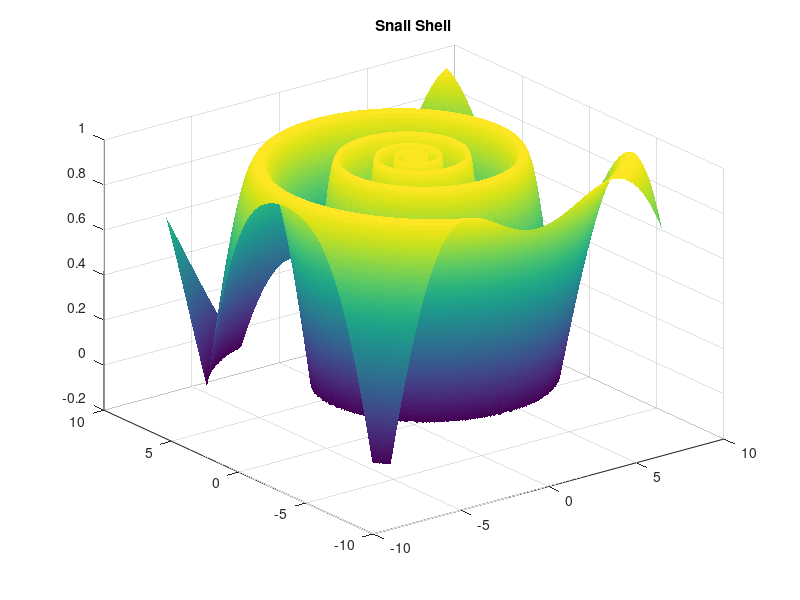

The MATLAB script that drew this image:
% Creates a "snail shell" like surface
% The surface is invariant to scale and rotation
% f(2^(dr/2/pi)*R(dTheta)X + 0) = f(X) for all dr > 0, dTheta > 0
% Where R(dTheta) is the rotation matrix rotating by angle dTheta
% Ie the resulting plot stays the same as it rotates and shrinks like a snail shell

close all; % close all windows for plotting
[X, Y] = meshgrid(-8:.025:8, -8:.025:8); % make a 2D domain [-8,8]x[-8,8]
R = sqrt(X.^2+Y.^2)/10; % Compute radius'
Angle = (atan2(Y,X) + pi)/2/pi; % Compute unit angles [0, 1]
FXY = sin(pi*R.*2.^(-Angle)./(2.^floor(log(R)/log(2)-Angle)) + pi); % Surface f(x,y)
surf(X, Y, FXY );
shading interp;
title('Snail Shell');
input('Hit Enter To Exit');
